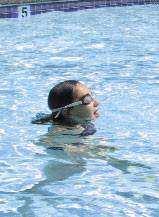
#> input picture examples/src1.jpg, 159 x 217 px
$ python poisson_image_editing.py
#> lines starting #> are read from the running program, lines starting #| are printed output that depends on the picture
import scipy.sparse.linalg as splinalg
import scipy.sparse as sparse
import numpy as np
import cv2
import time


# [96 lines left out: function poisson_image_editing, not called in this run]


if __name__ == "__main__":
    start_time = time.time()

    # 导入图像
    src1 = cv2.imread('./examples/src1.jpg')
#> src1 is the input picture: shape (217, 159, 3); mean B, G, R 211.8, 188.7, 159.2
    src2 = cv2.imread('./examples/src2.jpg')
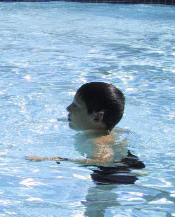
#> input picture examples/src2.jpg, 175 x 217 px
#> src2 is the input picture: shape (217, 175, 3); mean B, G, R 203.4, 179.3, 147.4
    src3 = cv2.imread('./examples/src3.jpg')
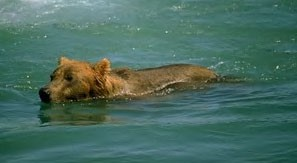
#> input picture examples/src3.jpg, 297 x 163 px
#> src3 is the input picture: shape (163, 297, 3); mean B, G, R 96.6, 108, 73.1
    tgt = cv2.imread('./examples/tgt.jpg')
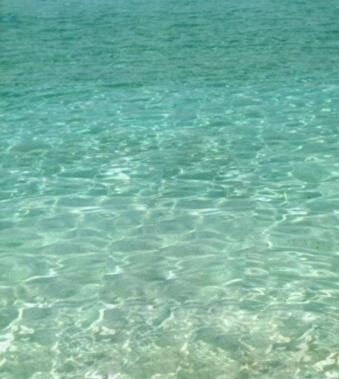
#> input picture examples/tgt.jpg, 339 x 379 px
#> tgt is the input picture: shape (379, 339, 3); mean B, G, R 162.4, 179.6, 121.2

    # 掩膜转化为二通道灰度图像
    mask1 = cv2.imread('./examples/mask1.jpg')
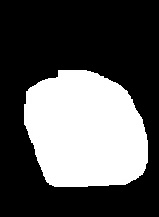
#> input picture examples/mask1.jpg, 159 x 217 px
#> mask1 is the input picture: shape (217, 159, 3); min 0, max 255, mean 86.9
    mask1 = cv2.cvtColor(mask1, cv2.COLOR_BGR2GRAY)
#> mask1: shape (217, 159)
    mask2 = cv2.imread('./examples/mask2.jpg')
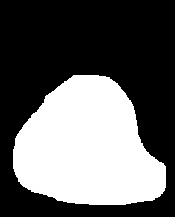
#> input picture examples/mask2.jpg, 175 x 217 px
#> mask2 is the input picture: shape (217, 175, 3); min 0, max 255, mean 97.1
    mask2 = cv2.cvtColor(mask2, cv2.COLOR_BGR2GRAY)
#> mask2: shape (217, 175)
    mask3 = cv2.imread('./examples/mask3.jpg')
#> (the run stopped early here; a loop or call above may not have finished)
